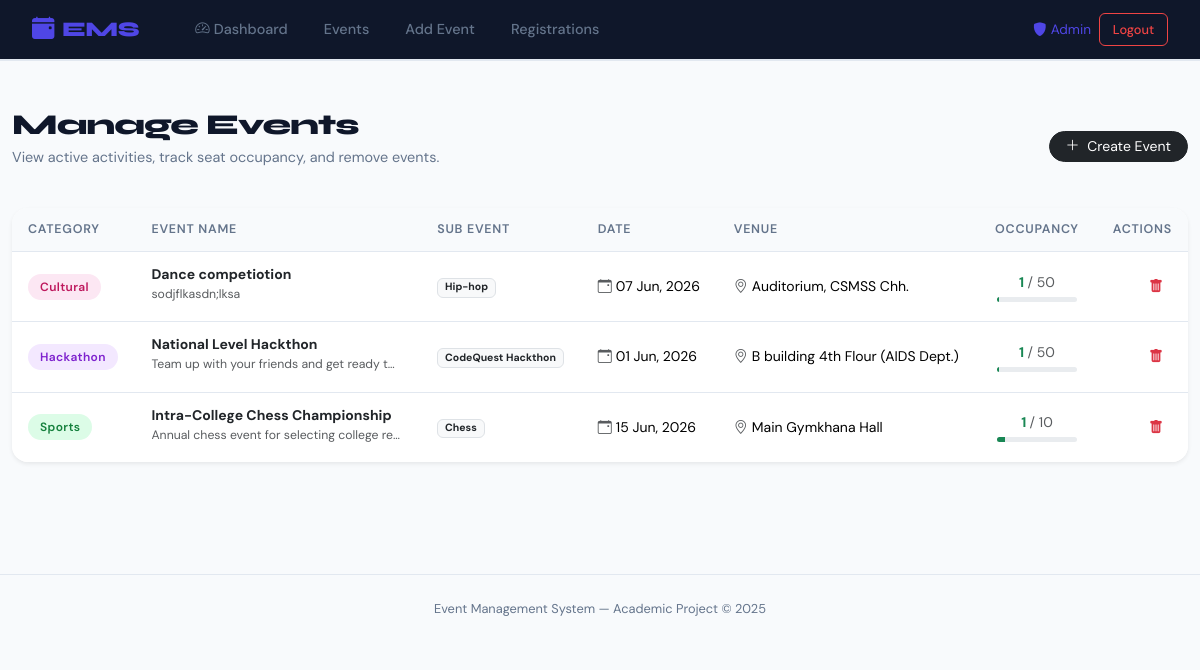
/admin/events (signed in), run on the app's committed database.
### models.py (models this page shows, shortened)
class Event(db.Model):
    __tablename__ = 'events'
    id          = db.Column(db.Integer, primary_key=True)
    name        = db.Column(db.String(100), nullable=False)        # e.g. "Carrom Championship"
    category    = db.Column(db.String(50),  nullable=False)        # sports / cultural / social / paper_presentation / hackathon
    sub_event   = db.Column(db.String(100), nullable=False)        # e.g. "Carrom", "Chess", "Dance"
    description = db.Column(db.Text,        nullable=True)         # short info about the event
    venue       = db.Column(db.String(150), nullable=True)         # where it's held
    event_date  = db.Column(db.Date,        nullable=True)         # date of the event
    max_seats   = db.Column(db.Integer,     default=50)            # optional seat limit
    created_at  = db.Column(db.DateTime,    default=datetime.now(timezone.utc))
    registrations = db.relationship('Registration', backref='event', lazy=True, cascade='all, delete-orphan')

### app.py (the view)
@app.route('/admin/events')
def admin_view_events():
    if 'admin_id' not in session:
        return redirect(url_for('admin_login'))
    events = Event.query.order_by(Event.created_at.desc()).all()
    return render_template('admin/view_events.html', events=events)

### templates/admin/view_events.html (shortened to what this page needs)
{% extends "base.html" %}
{% block content %}
<div class="container py-5" style="max-width: 1200px;">
  <div class="d-flex align-items-center justify-content-between mb-4 flex-wrap gap-3">
    <div>
      <h1 class="page-title">Manage Events</h1>
      <p class="page-subtitle">View active activities, track seat occupancy, and remove events.</p>
    </div>
    <a href="{{ url_for('admin_add_event') }}" class="btn btn-dark rounded-pill btn-sm px-3">
      <i class="bi bi-plus-lg me-1"></i> Create Event
    </a>
  </div>
  <div class="card border-0 shadow-sm rounded-4 overflow-hidden bg-white">
    <div class="table-responsive">
      <table class="table align-middle mb-0">
        <thead>
          <tr>
            <th>Category</th>
            <th>Event Name</th>
            <th>Sub Event</th>
            <th>Date</th>
            <th>Venue</th>
            <th class="text-center">Occupancy</th>
            <th class="text-end">Actions</th>
          </tr>
        </thead>
        <tbody>
          {% if events %}
            {% for event in events %}
            {% set category = event.category %}
            {% set cat_badge = 'badge-sports' if category=='sports' else ('badge-cultural' if category=='cultural' else ('badge-social' if category=='social' else ('badge-paper_presentation' if category=='paper_presentation' else 'badge-hackathon'))) %}
            <tr>
              <td>
                <span class="category-badge {{ cat_badge }}">{{ category|replace('_', ' ')|capitalize }}</span>
              </td>
              <td>
                <div class="fw-bold text-dark">{{ event.name }}</div>
                <small class="text-muted text-truncate d-inline-block" style="max-width: 250px;">{{ event.description }}</small>
              </td>
              <td>
                <span class="badge bg-light text-dark border">{{ event.sub_event }}</span>
              </td>
              <td>
                <i class="bi bi-calendar-event me-1 text-muted"></i>{{ event.event_date.strftime('%d %b, %Y') if event.event_date else 'TBD' }}
              </td>
              <td>
                <i class="bi bi-geo-alt me-1 text-muted"></i>{{ event.venue }}
              </td>
              <td class="text-center">
                {% set count = event.registrations|length %}
                <span class="fw-bold {% if count >= event.max_seats %}text-danger{% else %}text-success{% endif %}">
                  {{ count }}
                </span>
                <span class="text-muted">/ {{ event.max_seats }}</span>
                <div class="progress mt-1" style="height: 5px; width: 80px; margin: 0 auto;">
                  {% set percent = (count / event.max_seats * 100)|int %}
                  <div class="progress-bar {% if percent >= 100 %}bg-danger{% elif percent >= 80 %}bg-warning{% else %}bg-success{% endif %}"
                       role="progressbar" style="width: {{ percent }}%;"></div>
                </div>
              </td>
              <td class="text-end">
                <form action="{{ url_for('admin_delete_event', event_id=event.id) }}" method="POST"
                      onsubmit="return confirm('Are you absolutely sure you want to delete this event? All student registrations under this event will be deleted permanentely!');"
                      class="d-inline">
                  <button type="submit" class="btn btn-outline-danger btn-sm border-0 rounded-circle" style="width: 32px; height: 32px; padding: 0;">
                    <i class="bi bi-trash-fill"></i>
                  </button>
                </form>
              </td>
            </tr>
            {% endfor %}
          {% endif %}
        </tbody>
      </table>
    </div>
  </div>
</div>
{% endblock %}

### templates/base.html (shortened to what this page needs)
<!DOCTYPE html>
<html lang="en">
<head>
  <link href="https://cdn.jsdelivr.net/npm/bootstrap@5.3.3/dist/css/bootstrap.min.css" rel="stylesheet"/>
  <link href="https://cdn.jsdelivr.net/npm/bootstrap-icons@1.11.3/font/bootstrap-icons.min.css" rel="stylesheet"/>
  <link rel="stylesheet" href="{{ url_for('static', filename='css/style.css') }}"/>
</head>
<body>
  <nav class="navbar navbar-expand-lg"
       style="background: var(--clr-dark); border-bottom: 1px solid var(--clr-border); padding: 0 2rem;">
    <a class="navbar-brand d-flex align-items-center gap-2" href="{{ url_for('home') }}"
       style="font-family: var(--font-display); font-weight: 800; font-size: 1.3rem; color: var(--clr-accent); text-decoration: none; letter-spacing: -0.02em;">
      <i class="bi bi-calendar-event-fill" style="font-size: 1.4rem;"></i>
      EMS
    </a>
    <div class="collapse navbar-collapse" id="mainNav">
      <ul class="navbar-nav me-auto ms-4 gap-1">
        {% if session.get('student_id') %}
          <li class="nav-item">
            <a class="nav-link nav-pill" href="{{ url_for('student_dashboard') }}">
              <i class="bi bi-grid-fill me-1"></i>Dashboard
            </a>
          </li>
          <li class="nav-item">
            <a class="nav-link nav-pill" href="{{ url_for('student_events', category='sports') }}">Sports</a>
          </li>
          <li class="nav-item">
            <a class="nav-link nav-pill" href="{{ url_for('student_events', category='cultural') }}">Cultural</a>
          </li>
          <li class="nav-item">
            <a class="nav-link nav-pill" href="{{ url_for('student_events', category='social') }}">Social</a>
          </li>
          <li class="nav-item">
            <a class="nav-link nav-pill" href="{{ url_for('student_events', category='paper_presentation') }}">Paper</a>
          </li>
          <li class="nav-item">
            <a class="nav-link nav-pill" href="{{ url_for('student_events', category='hackathon') }}">Hackathon</a>
          </li>
        {% elif session.get('admin_id') %}
          <li class="nav-item">
            <a class="nav-link nav-pill" href="{{ url_for('admin_dashboard') }}">
              <i class="bi bi-speedometer2 me-1"></i>Dashboard
            </a>
          </li>
          <li class="nav-item">
            <a class="nav-link nav-pill" href="{{ url_for('admin_view_events') }}">Events</a>
          </li>
          <li class="nav-item">
            <a class="nav-link nav-pill" href="{{ url_for('admin_add_event') }}">Add Event</a>
          </li>
          <li class="nav-item">
            <a class="nav-link nav-pill" href="{{ url_for('admin_view_registrations') }}">Registrations</a>
          </li>
        {% endif %}
      </ul>
      <ul class="navbar-nav ms-auto align-items-center gap-2">
        {% if session.get('student_id') %}
          <li class="nav-item">
            <span style="color: var(--clr-muted); font-size: 0.85rem; font-family: var(--font-body);">
              <i class="bi bi-person-circle me-1"></i>{{ session['student_name'] }}
            </span>
          </li>
          <li class="nav-item">
            <a href="{{ url_for('student_logout') }}" class="btn-logout">Logout</a>
          </li>
        {% elif session.get('admin_id') %}
          <li class="nav-item">
            <span style="color: var(--clr-accent); font-size: 0.85rem; font-family: var(--font-body);">
              <i class="bi bi-shield-fill me-1"></i>{{ session['admin_name'] }}
            </span>
          </li>
          <li class="nav-item">
            <a href="{{ url_for('admin_logout') }}" class="btn-logout">Logout</a>
          </li>
        {% endif %}
      </ul>
    </div>
  </nav>
  <main>
    {% block content %}{% endblock %}
  </main>
  <footer style="margin-top: 4rem; padding: 1.5rem 2rem;
                 border-top: 1px solid var(--clr-border);
                 text-align: center;
                 font-family: var(--font-body);
                 font-size: 0.8rem;
                 color: var(--clr-muted);">
    Event Management System &mdash; Academic Project &copy; {{ 2025 }}
  </footer>
</body>
</html>

### static/css/style.css (style rules this page uses)
:root { --font-display: 'Syne', sans-serif; --font-body: 'DM Sans', sans-serif; --bg: #f8fafc; --nav-bg: #ffffff; --card-bg: #ffffff; --border: #e2e8f0; --text: #0f172a; --text-muted: #64748b; --accent: #4f46e5; --accent-soft: #eef2ff; --accent-hover: #4338ca; --admin-accent: #d97706; --admin-soft: #fef3c7; --admin-hover: #b45309; --success: #10b981; --danger: #ef4444; --warning: #f59e0b; --clr-bg: var(--bg); --clr-border: var(--border); --clr-text: var(--text); --clr-muted: var(--text-muted); --clr-accent: var(--accent); --clr-gold: var(--admin-accent); --clr-hero-bg: #f1f5f9; --clr-dark: #0f172a; }
*, *::before, *::after { box-sizing: border-box; margin: 0; padding: 0; }
body { font-family: var(--font-body); background-color: var(--bg); color: var(--text); min-height: 100vh; display: flex; flex-direction: column; -webkit-font-smoothing: antialiased; }
.navbar { height: 60px; position: sticky; top: 0; z-index: 100; box-shadow: 0 1px 0 var(--border); }
.navbar-brand { transition: opacity 0.2s; }
.nav-link { transition: color 0.2s; }
.nav-pill { color: var(--text-muted) !important; font-family: var(--font-body); font-weight: 500; font-size: 0.9rem; padding: 0.5rem 1rem !important; border-radius: 8px; transition: all 0.2s ease; }
.btn-logout { display: inline-block; padding: 0.4rem 0.8rem; font-family: var(--font-body); font-size: 0.8rem; font-weight: 500; color: var(--danger); border: 1px solid var(--danger); border-radius: 6px; text-decoration: none; transition: all 0.2s ease; }
.card { border: 1px solid var(--border); border-radius: 16px; background: var(--card-bg); box-shadow: none; }
.table { font-family: var(--font-body); font-size: 0.875rem; color: var(--text); }
.table thead th { font-weight: 600; font-size: 0.78rem; letter-spacing: 0.06em; text-transform: uppercase; color: var(--text-muted); border-bottom: 1.5px solid var(--border); padding: 0.75rem 1rem; background: var(--bg); }
.table tbody td { padding: 0.75rem 1rem; border-bottom: 1px solid var(--border); vertical-align: middle; }
.table tbody tr:last-child td { border-bottom: none; }
.badge-sports { background: #dcfce7; color: #15803d; }
.badge-cultural { background: #fce7f3; color: #be185d; }
.badge-hackathon { background: #f3e8ff; color: #7e22ce; }
.category-badge { display: inline-block; padding: 0.25rem 0.75rem; border-radius: 999px; font-size: 0.75rem; font-weight: 600; font-family: var(--font-body); letter-spacing: 0.03em; }
.page-title { font-family: var(--font-display); font-weight: 800; font-size: 1.8rem; color: var(--text); letter-spacing: -0.03em; margin-bottom: 0.25rem; }
.page-subtitle { font-family: var(--font-body); font-size: 0.9rem; color: var(--text-muted); }
footer { margin-top: auto; }

### data on the page
Event: category "Cultural", name "Dance competiotion", description "sodjflkasdn;lksa", sub_event "Hip-hop", event_date "07 Jun, 2026", venue "Auditorium, CSMSS Chh.", count "1", max_seats "50"
Event: category "Hackathon", name "National Level Hackthon", description "Team up with your friends and get ready t…", sub_event "CodeQuest Hackthon", event_date "01 Jun, 2026", venue "B building 4th Flour (AIDS Dept.)", count "1", max_seats "50"
Event: category "Sports", name "Intra-College Chess Championship", description "Annual chess event for selecting college re…", sub_event "Chess", event_date "15 Jun, 2026", venue "Main Gymkhana Hall", id "1", max_seats "10"

### other printed values
{{ session['admin_name'] }} "Admin"
{{ 2025 }} "2025"
